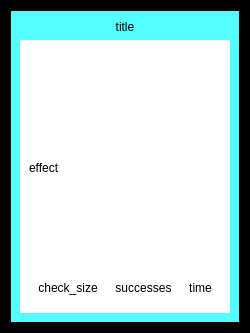
<?xml version="1.0" encoding="UTF-8"?>
<ui version="4.0">
 <class>Form</class>
 <widget class="QWidget" name="Form">
  <property name="geometry">
   <rect>
    <x>0</x>
    <y>0</y>
    <width>250</width>
    <height>333</height>
   </rect>
  </property>
  <property name="palette">
   <palette>
    <active>
     <colorrole role="Base">
      <brush brushstyle="SolidPattern">
       <color alpha="255">
        <red>255</red>
        <green>255</green>
        <blue>255</blue>
       </color>
      </brush>
     </colorrole>
     <colorrole role="Window">
      <brush brushstyle="SolidPattern">
       <color alpha="255">
        <red>0</red>
        <green>0</green>
        <blue>0</blue>
       </color>
      </brush>
     </colorrole>
    </active>
    <inactive>
     <colorrole role="Base">
      <brush brushstyle="SolidPattern">
       <color alpha="255">
        <red>255</red>
        <green>255</green>
        <blue>255</blue>
       </color>
      </brush>
     </colorrole>
     <colorrole role="Window">
      <brush brushstyle="SolidPattern">
       <color alpha="255">
        <red>0</red>
        <green>0</green>
        <blue>0</blue>
       </color>
      </brush>
     </colorrole>
    </inactive>
    <disabled>
     <colorrole role="Base">
      <brush brushstyle="SolidPattern">
       <color alpha="255">
        <red>0</red>
        <green>0</green>
        <blue>0</blue>
       </color>
      </brush>
     </colorrole>
     <colorrole role="Window">
      <brush brushstyle="SolidPattern">
       <color alpha="255">
        <red>0</red>
        <green>0</green>
        <blue>0</blue>
       </color>
      </brush>
     </colorrole>
    </disabled>
   </palette>
  </property>
  <property name="windowTitle">
   <string>Form</string>
  </property>
  <property name="autoFillBackground">
   <bool>true</bool>
  </property>
  <layout class="QGridLayout" name="gridLayout">
   <item row="0" column="0">
    <widget class="QWidget" name="area_card" native="true">
     <property name="palette">
      <palette>
       <active>
        <colorrole role="Base">
         <brush brushstyle="SolidPattern">
          <color alpha="255">
           <red>255</red>
           <green>255</green>
           <blue>255</blue>
          </color>
         </brush>
        </colorrole>
        <colorrole role="Window">
         <brush brushstyle="SolidPattern">
          <color alpha="255">
           <red>85</red>
           <green>255</green>
           <blue>255</blue>
          </color>
         </brush>
        </colorrole>
       </active>
       <inactive>
        <colorrole role="Base">
         <brush brushstyle="SolidPattern">
          <color alpha="255">
           <red>255</red>
           <green>255</green>
           <blue>255</blue>
          </color>
         </brush>
        </colorrole>
        <colorrole role="Window">
         <brush brushstyle="SolidPattern">
          <color alpha="255">
           <red>85</red>
           <green>255</green>
           <blue>255</blue>
          </color>
         </brush>
        </colorrole>
       </inactive>
       <disabled>
        <colorrole role="Base">
         <brush brushstyle="SolidPattern">
          <color alpha="255">
           <red>85</red>
           <green>255</green>
           <blue>255</blue>
          </color>
         </brush>
        </colorrole>
        <colorrole role="Window">
         <brush brushstyle="SolidPattern">
          <color alpha="255">
           <red>85</red>
           <green>255</green>
           <blue>255</blue>
          </color>
         </brush>
        </colorrole>
       </disabled>
      </palette>
     </property>
     <property name="autoFillBackground">
      <bool>true</bool>
     </property>
     <layout class="QGridLayout" name="gridLayout_2">
      <item row="0" column="0">
       <widget class="QLabel" name="label_title">
        <property name="text">
         <string>title</string>
        </property>
        <property name="alignment">
         <set>Qt::AlignCenter</set>
        </property>
        <property name="textInteractionFlags">
         <set>Qt::NoTextInteraction</set>
        </property>
       </widget>
      </item>
      <item row="1" column="0">
       <widget class="QWidget" name="area_content" native="true">
        <property name="sizePolicy">
         <sizepolicy hsizetype="Expanding" vsizetype="Expanding">
          <horstretch>0</horstretch>
          <verstretch>0</verstretch>
         </sizepolicy>
        </property>
        <property name="palette">
         <palette>
          <active>
           <colorrole role="Base">
            <brush brushstyle="SolidPattern">
             <color alpha="255">
              <red>255</red>
              <green>255</green>
              <blue>255</blue>
             </color>
            </brush>
           </colorrole>
           <colorrole role="Window">
            <brush brushstyle="SolidPattern">
             <color alpha="255">
              <red>255</red>
              <green>255</green>
              <blue>255</blue>
             </color>
            </brush>
           </colorrole>
          </active>
          <inactive>
           <colorrole role="Base">
            <brush brushstyle="SolidPattern">
             <color alpha="255">
              <red>255</red>
              <green>255</green>
              <blue>255</blue>
             </color>
            </brush>
           </colorrole>
           <colorrole role="Window">
            <brush brushstyle="SolidPattern">
             <color alpha="255">
              <red>255</red>
              <green>255</green>
              <blue>255</blue>
             </color>
            </brush>
           </colorrole>
          </inactive>
          <disabled>
           <colorrole role="Base">
            <brush brushstyle="SolidPattern">
             <color alpha="255">
              <red>255</red>
              <green>255</green>
              <blue>255</blue>
             </color>
            </brush>
           </colorrole>
           <colorrole role="Window">
            <brush brushstyle="SolidPattern">
             <color alpha="255">
              <red>255</red>
              <green>255</green>
              <blue>255</blue>
             </color>
            </brush>
           </colorrole>
          </disabled>
         </palette>
        </property>
        <property name="autoFillBackground">
         <bool>true</bool>
        </property>
        <layout class="QVBoxLayout" name="verticalLayout_3">
         <item>
          <widget class="QWidget" name="area_image" native="true">
           <property name="sizePolicy">
            <sizepolicy hsizetype="Expanding" vsizetype="Expanding">
             <horstretch>0</horstretch>
             <verstretch>0</verstretch>
            </sizepolicy>
           </property>
          </widget>
         </item>
         <item>
          <widget class="QLabel" name="label_effect">
           <property name="sizePolicy">
            <sizepolicy hsizetype="Expanding" vsizetype="Expanding">
             <horstretch>0</horstretch>
             <verstretch>0</verstretch>
            </sizepolicy>
           </property>
           <property name="layoutDirection">
            <enum>Qt::LeftToRight</enum>
           </property>
           <property name="text">
            <string>effect</string>
           </property>
           <property name="alignment">
            <set>Qt::AlignLeading|Qt::AlignLeft|Qt::AlignTop</set>
           </property>
          </widget>
         </item>
         <item>
          <widget class="QWidget" name="area_bottom_bar" native="true">
           <property name="sizePolicy">
            <sizepolicy hsizetype="Expanding" vsizetype="Preferred">
             <horstretch>0</horstretch>
             <verstretch>0</verstretch>
            </sizepolicy>
           </property>
           <layout class="QHBoxLayout" name="horizontalLayout">
            <item>
             <widget class="QLabel" name="label_check_size">
              <property name="sizePolicy">
               <sizepolicy hsizetype="Preferred" vsizetype="Preferred">
                <horstretch>0</horstretch>
                <verstretch>0</verstretch>
               </sizepolicy>
              </property>
              <property name="text">
               <string>check_size</string>
              </property>
              <property name="alignment">
               <set>Qt::AlignCenter</set>
              </property>
             </widget>
            </item>
            <item>
             <widget class="QLabel" name="label_successes">
              <property name="sizePolicy">
               <sizepolicy hsizetype="Expanding" vsizetype="Preferred">
                <horstretch>0</horstretch>
                <verstretch>0</verstretch>
               </sizepolicy>
              </property>
              <property name="text">
               <string>successes</string>
              </property>
              <property name="alignment">
               <set>Qt::AlignCenter</set>
              </property>
             </widget>
            </item>
            <item>
             <widget class="QLabel" name="label_time">
              <property name="text">
               <string>time</string>
              </property>
              <property name="alignment">
               <set>Qt::AlignCenter</set>
              </property>
             </widget>
            </item>
           </layout>
          </widget>
         </item>
        </layout>
       </widget>
      </item>
     </layout>
    </widget>
   </item>
  </layout>
 </widget>
 <resources/>
 <connections/>
</ui>
